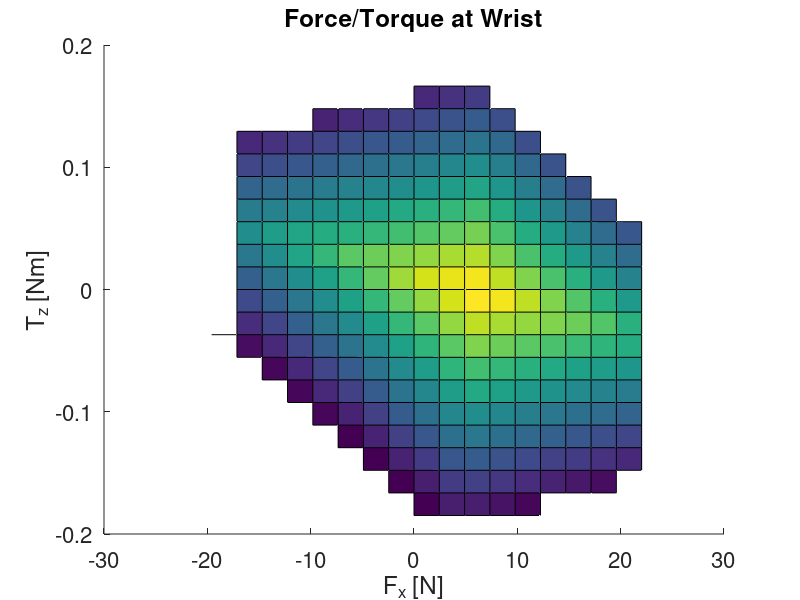

MATLAB code to generate this figure: (Note: this script raises an error after producing the figure.)
%% Surface Plot At Wrist
addpath('functionsCvx','functionsHelper','dataGenerated')

load('3DmeshLimit')
figure; set(gca,'fontsize',16); hold on 

s = surf(f,m,FyWrist)

xlabel('F_x [N]')
zlabel('F_y [N]')
ylabel('T_z [Nm]')
title('Force/Torque at Wrist')
alpha(s,0.05) % transparency
legend('model')
